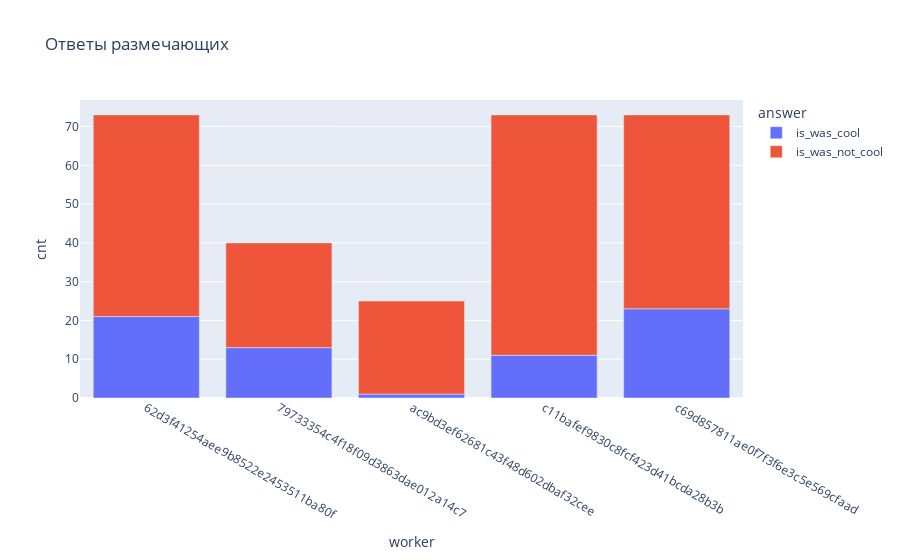
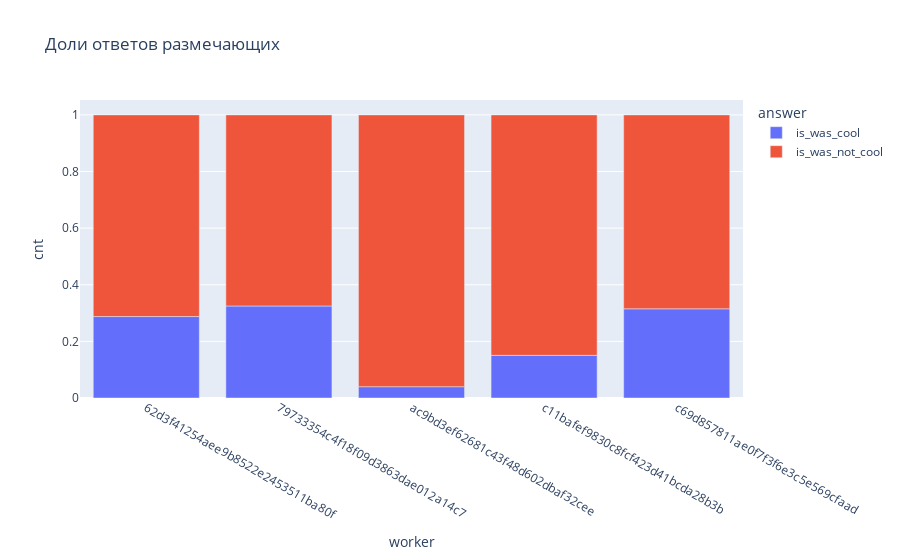

Notebook code cell kept with these figures, in order:
### Code cell
session_quality_workers_answers = []
session_quality_workers_cnt = []
session_quality_workers = []

for i, row in aggregated_results_by_worker.iterrows():
    for col in ["is_was_cool", "is_was_not_cool"]:
        session_quality_workers_answers.append(col)
        session_quality_workers.append(row["ASSIGNMENT:worker_id"])
        session_quality_workers_cnt.append(row[col])

df = pd.DataFrame({
    "worker": session_quality_workers,
    "answer": session_quality_workers_answers,
    "cnt": session_quality_workers_cnt,
})

import plotly.express as px

long_df = px.data.medals_long()

fig = px.bar(df, x="worker", y="cnt", color="answer", title="Ответы размечающих")
fig.show()

session_quality_workers_answers = []
session_quality_workers_cnt = []
session_quality_workers = []

for i, row in aggregated_results_by_worker.iterrows():
    s = row[["is_was_cool", "is_was_not_cool"]].sum()
    
    
    for col in ["is_was_cool", "is_was_not_cool"]:
        session_quality_workers_answers.append(col)
        session_quality_workers.append(row["ASSIGNMENT:worker_id"])
        session_quality_workers_cnt.append(row[col]/s)

df = pd.DataFrame({
    "worker": session_quality_workers,
    "answer": session_quality_workers_answers,
    "cnt": session_quality_workers_cnt,
})

import plotly.express as px

long_df = px.data.medals_long()

fig = px.bar(df, x="worker", y="cnt", color="answer", title="Доли ответов размечающих")
fig.show()

### Figure 1 — Plotly figure (JSON) as saved in the notebook; plotly's stock layout.template omitted (floating-point values rounded to 4 significant figures)
{"data": [{"alignmentgroup": "True", "hovertemplate": "answer=is_was_cool<br>worker=%{x}<br>cnt=%{y}<extra></extra>", "legendgroup": "is_was_cool", "marker": {"color": "#636efa"}, "name": "is_was_cool", "offsetgroup": "is_was_cool", "orientation": "v", "showlegend": true, "textposition": "auto", "type": "bar", "x": ["62d3f41254aee9b8522e2453511ba80f", "79733354c4f18f09d3863dae012a14c7", "ac9bd3ef62681c43f48d602dbaf32cee", "c11bafef9830c8fcf423d41bcda28b3b", "c69d857811ae0f7f3f6e3c5e569cfaad"], "xaxis": "x", "y": [21, 13, 1, 11, 23], "yaxis": "y"}, {"alignmentgroup": "True", "hovertemplate": "answer=is_was_not_cool<br>worker=%{x}<br>cnt=%{y}<extra></extra>", "legendgroup": "is_was_not_cool", "marker": {"color": "#EF553B"}, "name": "is_was_not_cool", "offsetgroup": "is_was_not_cool", "orientation": "v", "showlegend": true, "textposition": "auto", "type": "bar", "x": ["62d3f41254aee9b8522e2453511ba80f", "79733354c4f18f09d3863dae012a14c7", "ac9bd3ef62681c43f48d602dbaf32cee", "c11bafef9830c8fcf423d41bcda28b3b", "c69d857811ae0f7f3f6e3c5e569cfaad"], "xaxis": "x", "y": [52, 27, 24, 62, 50], "yaxis": "y"}], "layout": {"barmode": "relative", "legend": {"title": {"text": "answer"}, "tracegroupgap": 0}, "title": {"text": "Ответы размечающих"}, "xaxis": {"anchor": "y", "domain": [0, 1], "title": {"text": "worker"}}, "yaxis": {"anchor": "x", "domain": [0, 1], "title": {"text": "cnt"}}}}

### Figure 2 — Plotly figure (JSON) as saved in the notebook; plotly's stock layout.template omitted (floating-point values rounded to 4 significant figures)
{"data": [{"alignmentgroup": "True", "hovertemplate": "answer=is_was_cool<br>worker=%{x}<br>cnt=%{y}<extra></extra>", "legendgroup": "is_was_cool", "marker": {"color": "#636efa"}, "name": "is_was_cool", "offsetgroup": "is_was_cool", "orientation": "v", "showlegend": true, "textposition": "auto", "type": "bar", "x": ["62d3f41254aee9b8522e2453511ba80f", "79733354c4f18f09d3863dae012a14c7", "ac9bd3ef62681c43f48d602dbaf32cee", "c11bafef9830c8fcf423d41bcda28b3b", "c69d857811ae0f7f3f6e3c5e569cfaad"], "xaxis": "x", "y": [0.2877, 0.325, 0.04, 0.1507, 0.3151], "yaxis": "y"}, {"alignmentgroup": "True", "hovertemplate": "answer=is_was_not_cool<br>worker=%{x}<br>cnt=%{y}<extra></extra>", "legendgroup": "is_was_not_cool", "marker": {"color": "#EF553B"}, "name": "is_was_not_cool", "offsetgroup": "is_was_not_cool", "orientation": "v", "showlegend": true, "textposition": "auto", "type": "bar", "x": ["62d3f41254aee9b8522e2453511ba80f", "79733354c4f18f09d3863dae012a14c7", "ac9bd3ef62681c43f48d602dbaf32cee", "c11bafef9830c8fcf423d41bcda28b3b", "c69d857811ae0f7f3f6e3c5e569cfaad"], "xaxis": "x", "y": [0.7123, 0.675, 0.96, 0.8493, 0.6849], "yaxis": "y"}], "layout": {"barmode": "relative", "legend": {"title": {"text": "answer"}, "tracegroupgap": 0}, "title": {"text": "Доли ответов размечающих"}, "xaxis": {"anchor": "y", "domain": [0, 1], "title": {"text": "worker"}}, "yaxis": {"anchor": "x", "domain": [0, 1], "title": {"text": "cnt"}}}}
